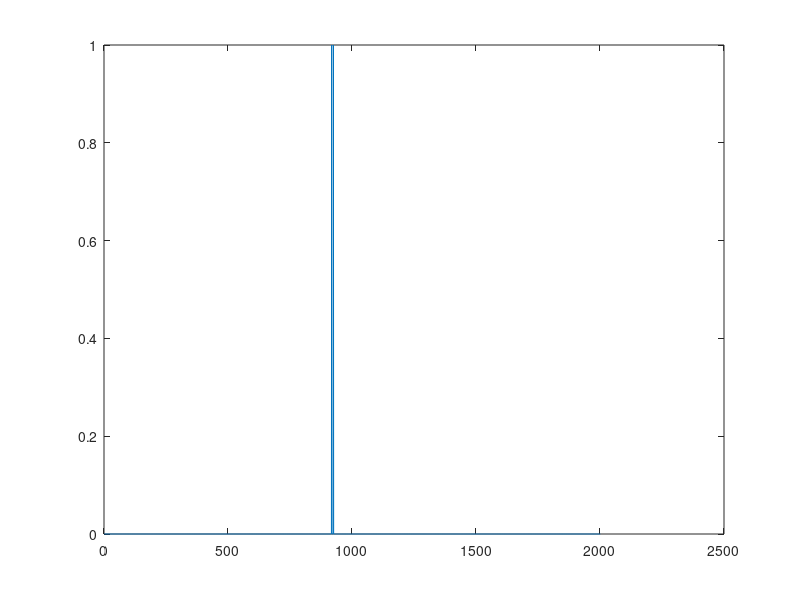
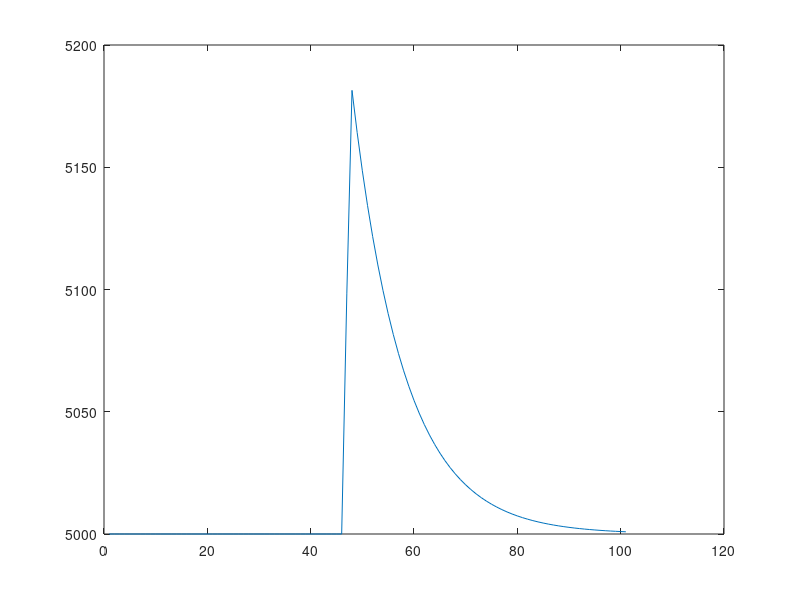
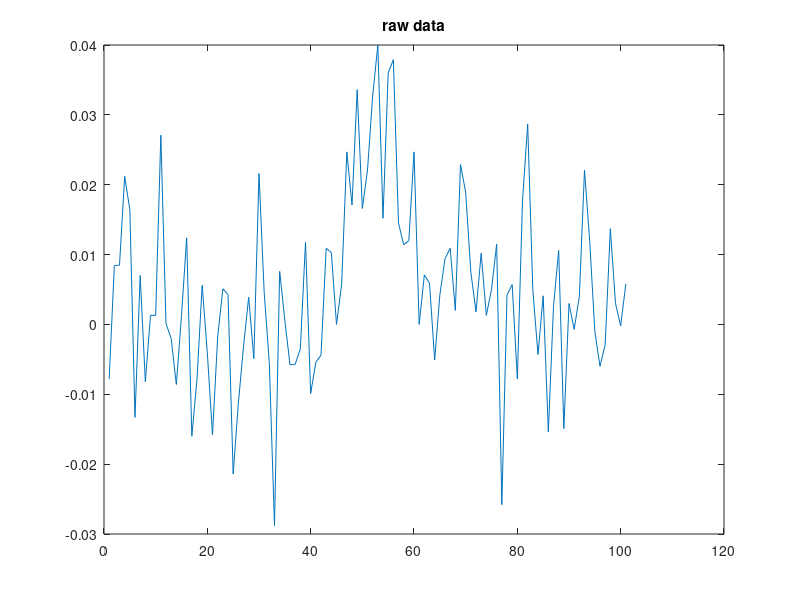
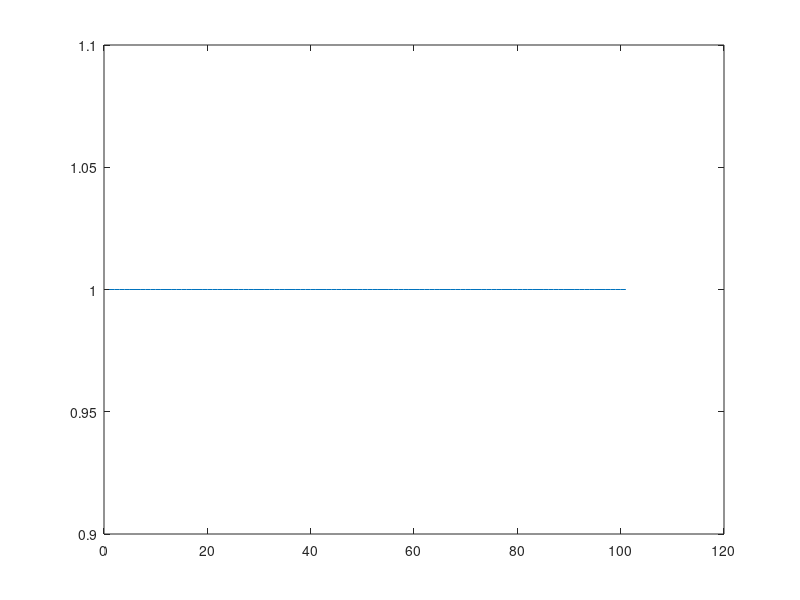

These figures' MATLAB source, in order: (Note: this script raises an error after producing the figures.)
close all
clear all
dt = .01;
tmax = 20;
t = 0:dt:tmax;
% R=(t>3 &t<3.5)*10;
% R(t>5 & t<5.5)=5;
% R(t>10 & t<10.5) = 20;
% R(t>15 & t<15.5) =4;
R=(t>10 & t<10.5)*2;
R(t>9 & t<9.5) =2;
R(t>11& t<11.5) =2;


%R(t>2& t<2.5)=10;
rep =1;

spike = poissrnd(R*dt);
N(rep) = sum(spike(t>10 & t<10.5));
figure
plot(spike)

tau = 2;
impulse = exp(-1*(0:dt:tmax)/tau);

baselineF=5000;   %%% photons per microsecond at rest 1200 = 2500@ 5hz =.02 rms noise
dF = .02;
F = baselineF + baselineF*dF*conv(impulse,spike) ;
% figure
% plot(F)

sample_rate = 5;
sampT = 1/sample_rate;
dwelltime = 10 / sample_rate;  %%% dwell time in usec

image_t = 0:sampT:tmax;
Fsamp = interp1(t,F(1:length(t)),image_t);
figure
plot(Fsamp);


Fout =  poissrnd(Fsamp*dwelltime);

baseFout = baselineF*dwelltime;
deltaF = (Fout - baseFout)/baseFout;
figure
plot(deltaF);
% 
% drift = (1:length(deltaF))/length(deltaF);
% drift = 0.1*drift;
% deltaF=deltaF+drift;
% figure
% plot(deltaF);


 
    df_interp = interp1(image_t,deltaF,t);
%       figure
%       plot(interp1(image_t,deltaF,t));
%     hold on
%     plot(spike.*max(deltaF),'g');
    est(1,rep) = sum(df_interp(1000:1200));
    title('raw data');
 
     impulse_samp = interp1(t,impulse,image_t);
    impulse_samp = impulse_samp(length(impulse_samp):-1:1);
    
    matched_filt = conv(deltaF,impulse_samp);
    matched_filt = matched_filt(length(deltaF):length(matched_filt));

   
%     figure
%       plot(interp1(0:sampT:sampT*(length(matched_filt)-1),matched_filt,t));
%      hold on
%      plot(spike.*max(deltaF),'g');
   matched_filt_interp = interp1(0:sampT:sampT*(length(matched_filt)-1),matched_filt,t);
       est(5,rep) = sum(matched_filt_interp(1000:1050));
       
% 
%      figure
%    tic
%    plot(conv(interp1(0:sampT:(length(deltaF)-1)*sampT,deltaF,t),spike(length(spike):-1:1)))
%    toc 
   
for j =1:3;
    SNR = 10^(j+1);
    

    impulse_samp = interp1(t,impulse,image_t);
    
    
    impulse_snip = impulse_samp(1:min(find(image_t>5*tau)));
    
    df_est = dF;
    tau_est=tau;
    impulse  = df_est * exp(-image_t/tau_est);
    
    pulsewidth = 0.001;
    t_samp = image_t-image_t/2;
    s = exp(-t_samp.^2/pulsewidth.^2);
    s = s./sum(s);
    S = (fft(s));
    figure
    plot(abs(S))
    figure
    plot(ifft(1./S))
    
    plot(conv(ifft(1./S),s));
    
    S2= S.^2;

    H = fft(impulse);

    SNR = 10;
    N = mean(S2.*H.*conj(H))/SNR;
    
    G = conj(H).*S2./((abs(H).^2).*S2 + N);
    figure
    plot(abs(G))

    figure
    plot((ifft((G))));

 Fdecon = ifft(G.*fft(deltaF));

figure
plot(image_t,deltaF/df_est);
hold on
plot(image_t,Fdecon,'g');
plot(image_t,Fdecon>0.5,'r')

    impulse_snip = impulse_samp(1:min(find(image_t>5*tau)));

    tau0=tau;
   
   f = deltaF;
    s = round(Fdecon);
    s(s<0)=0;
    p = impulse;
    
    for i = 1:10
        f_est = conv(s,p);
        f_est = f_est(1:length(s));
        figure
        plot(f);
        hold on
        plot(f_est,'g');
        err = f - f_est;
        p_norm = sum(p.^2);
        delta = conv(p(length(p):-1:1)/p_norm,err);
        delta = delta(length(p):length(delta));
        s = s+delta;
     %   for t = shuffle(1:length(s));
            
        figure
        plot(s)
        hold on
        s = round(s);
        s(s<0)=0;
        plot(s,'g');
    end
    
        

% 

    figure
    plot(interp1(0:sampT:(length(Fdecon)-1)*sampT,Fdecon,t));
    hold on
        plot(interp1(0:sampT:(length(Fdecon)-1)*sampT,deltaF./max(deltaF),t),'r');
    plot(spike/4,'g');
    
%     F = (fft(Fdecon));
%     Fmeas(rep,j+1) =abs(F(25))/abs(F(1));
%     angmeas(rep,j+1) =angle(F(25));
%     figure
%     plot(abs(fft(Fdecon)));
decon_interp = interp1(0:sampT:(length(Fdecon)-1)*sampT,Fdecon,t);
est(j+1,rep) = sum(decon_interp(1000:1050));

%    figure
%    tic
%    plot(conv(interp1(0:sampT:(length(Fdecon)-1)*sampT,Fdecon,t),spike(length(spike):-1:1)))
%    toc
title(sprintf('SNR = %f',SNR));
end



figure
plot(N,est(1,:),'o');
title('averaging')
figure
plot(N,est(2,:),'o');
title('snr 100');
figure
plot(N,est(3,:),'o');
title('snr 1000');
figure
plot(N,est(4,:),'o');
title('snr 10000');
figure
plot(N,est(5,:),'o');
title('matched filter');

for i = 1:5
    corr(N',est(i,:)')
end

